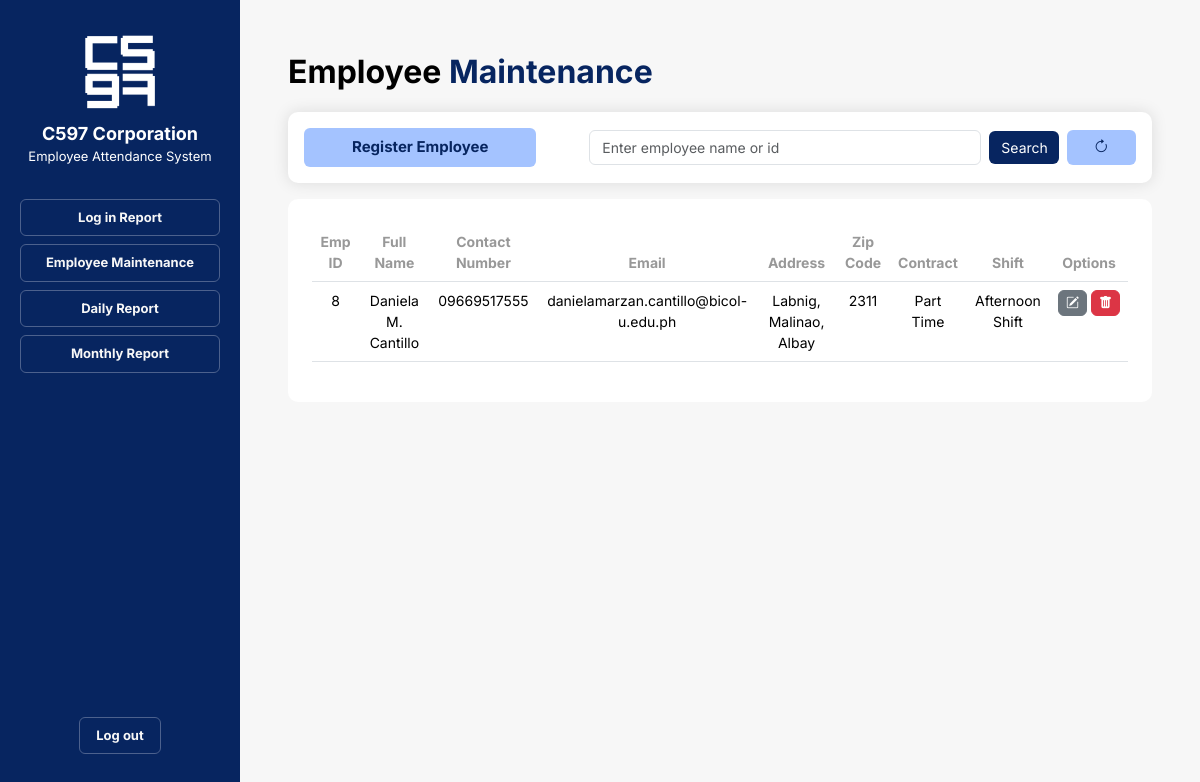
The page /employee-maintenance.php?emp_id=8 on the database as committed earlier.
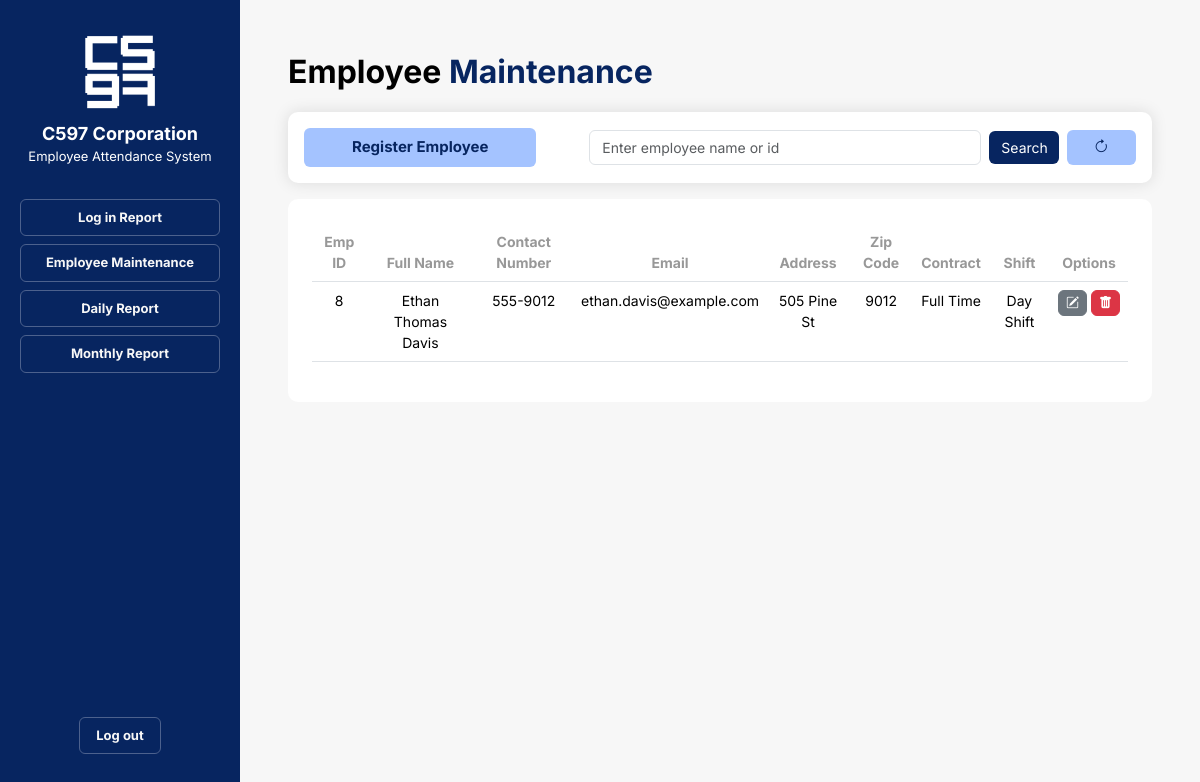
The same page on the database as committed later.
### tables this page shows
CREATE TABLE `employee` (
  `emp_id` int(11) NOT NULL,
  `password` varchar(30) NOT NULL,
  `first_name` varchar(50) DEFAULT NULL,
  `middle_name` varchar(50) DEFAULT NULL,
  `last_name` varchar(50) DEFAULT NULL,
  `address` varchar(100) DEFAULT NULL,
  `zip` varchar(4) DEFAULT NULL,
  `contact_number` varchar(11) DEFAULT NULL,
  `email_address` varchar(50) DEFAULT NULL,
  `contract` varchar(50) NOT NULL,
  `shift` varchar(25) NOT NULL
);

### emp-load.php (the view)
<?php
echo "<tr>";
echo "<td>" . $row["emp_id"] . "</td>";
echo "<td>" . $row["first_name"] . " " . $row["middle_name"] . " " . $row["last_name"] . "</td>";
echo "<td>" . $row["contact_number"] . "</td>";
echo "<td>" . $row["email_address"] . "</td>";
echo "<td>" . $row["address"] . "</td>";
echo "<td>" . $row["zip"] . "</td>";
echo "<td>" . $row["contract"] . "</td>";
echo "<td>" . $row["shift"] . "</td>";
echo "<td>
    <div class='btn_container me-0 d-flex gap-1'>
        <a href='employee-edit.php?emp_id=" . $row["emp_id"] . "' class='nav-link'><button class='btn btn-secondary'><i class='bi bi-pencil-square'></i></button></a>
        <a href='employee-delete.php?emp_id=" . $row["emp_id"] . "' class='nav-link'><button class='btn btn-danger'><i class='bi bi-trash-fill'></i></button></a>
    </div>
</td>";
echo "</tr>";
?>

### employee-maintenance.php (shortened to what this page needs)
<!DOCTYPE html>
<html lang="en">
<head>
    <link rel="stylesheet" href="https://cdn.jsdelivr.net/npm/bootstrap@5.3.2/dist/css/bootstrap.min.css">
    <link rel="stylesheet" href="https://cdn.jsdelivr.net/npm/bootstrap-icons@1.11.2/font/bootstrap-icons.min.css">
    <link rel="stylesheet" href="css/nav-bar.css">
    <link rel="stylesheet" href="css/employee-maintenance.css">
</head>
<body class="container-fluid">
    <div class="container-fluid row gap-0">
        <?php
            include('nav-bar.php');
        ?>
        <div class="right_panel container p-5">
            <p class="header_title">Employee <span class="blue_title">Maintenance</span></p>
                <form class="search_register white_container row m-0 p-3 align-items-center justify-content-between gap-2" method="GET">
                    <div class="register_button col col-4 m-0 p-0">
                        <a class="nav-link" href="employee-registration.php"><button class="btn btn-primary px-5 py-2" type="button">Register Employee</button></a>
                    </div>
                    <div class="col col-6-sm m-0 p-0">
                        <input class="form-control w-100" type="search" placeholder="Enter employee name or id" aria-label="Search" name="emp_id">
                    </div>
                    <div class="search_button col col-1 m-0 p-0">
                        <input class="btn btn-primary w-100" type="submit" value="Search">
                    </div>
                    <div class="register_button col col-1 ms-auto p-0">
                        <a href="employee-maintenance.php"><button type="button" class="btn btn-primary w-100"><i class="bi bi-arrow-clockwise"></i></button></a>
                    </div>
                </form>
            <div class="white_container row mt-3 p-4 mx-0 text-center justify-content-evenly">
                <table class="table">
                    <thead>
                        <tr>
                            <th scope="col">Emp ID</th>
                            <th scope="col">Full Name</th>
                            <th scope="col">Contact Number</th>
                            <th scope="col">Email</th>
                            <th scope="col">Address</th>
                            <th scope="col">Zip Code</th>
                            <th scope="col">Contract</th>
                            <th scope="col">Shift</th>
                            <th scope="col">Options</th>
                        </tr>
                    </thead>
                    <tbody class="table_body">
                        <?php
                            include "connection.php";
                            if (isset($_GET["emp_id"])) {
                                $emp_id = $_GET["emp_id"];
                                $sql = "SELECT * FROM employee WHERE emp_id = '" . $emp_id . "' OR CONCAT(first_name, ' ', middle_name, ' ', last_name) LIKE '%" . $emp_id . "%'";
                                $result = mysqli_query($conn, $sql);
                                if (mysqli_num_rows($result) > 0) {
                                    while ($row = mysqli_fetch_assoc($result)) {
                                        include "emp-load.php";
                                    }
                                } else {
                                    $emp_notfound = true;
                                }
                            }
                        ?>
                    </tbody>
                </table>
            </div>
        </div>
    </div>
</body>
</html>

### nav-bar.php
<div class="left_panel sticky-top container text-center pt-3">
    <img class="mt-3" src="images/company-logo.png" alt="C597 Corporation Logo">
    <p class="company_name mt-2 mb-0">C597 Corporation</p>
    <p class="system_name">Employee Attendance System</p>
    <nav class="nav flex-column nav-pills mt-4 p-2 gap-2">
        <a class="nav_button nav-link" href="login-report.php">Log in Report</a>
        <a class="nav_button nav-link" href="employee-maintenance.php">Employee Maintenance</a>
        <a class="nav_button nav-link" href="daily-report.php">Daily Report</a>
        <a class="nav_button nav-link" href="monthly-report.php">Monthly Report</a>
        <span class="log_out_button mb-3"><a class="nav_button nav-link" href="admin-login.php">Log out</a></span>
    </nav>
</div>

### css/nav-bar.css (style rules this page uses)
body { font-family: 'Inter', sans-serif; }
.company_name { font-size: large; font-weight: bold; }
.left_panel { background-color: #072560; color: white; position: fixed; overflow: auto; width: 20%; height: 100%; bottom: 0; }
.left_panel img { width: 80px; height: 80px; }
.log_out_button { display: block; position: fixed; bottom: 30px; align-self: center; }
.nav { font-size: 13px; font-weight: bold; }
.nav_button { border: 1px solid #4C618D; color: #F7F7F7; }
.system_name { margin: 0; padding: 0; font-size: small; }

### css/employee-maintenance.css (style rules this page uses)
a { margin: 0; padding: 0; }
body { font-family: 'Inter', sans-serif; background: #f7f7f7; }
.blue_title { color: #072560; }
.btn_container .btn { font-size: 13px; padding: 2.5px 7px; }
.container-fluid { margin: 0; padding: 0; }
.header_title { font-weight: bold; font-size: 2rem; }
.register_button button, .register_button button:hover { background-color: #A4C3FF; border: none; color: #072560; font-weight: bold; font-size: 15px; }
.right_panel { width: 80%; margin-left: 20%; color: black; min-height: 100vh; }
.search_button input, .search_button input:hover { border: none; background-color: #072560; color: white; font-size: 14px; }
.search_register { box-shadow: 0 0 15px 1px rgba(0, 0, 0, 0.1); }
.search_register input { font-size: 14px; }
.table th { color: #989898; }
.table th, .table_body td { font-size: 14px; }
.white_container { background-color: #fff; border-radius: 10px; padding: 10px; }

Rows that differ between the two databases and show on the page:
changed employee id 8: first_name "Daniela" → "Ethan"; middle_name "M." → "Thomas"; last_name "Cantillo" → "Davis"; contact_number "09669517555" → "555-9012"; email_address "danielamarzan.cantillo@bicol-u.edu.ph" → "ethan.davis@example.com"; address "Labnig, Malinao, Albay" → "505 Pine St"; zip "2311" → "9012"; contract "Part Time" → "Full Time"; shift "Afternoon Shift" → "Day Shift"
